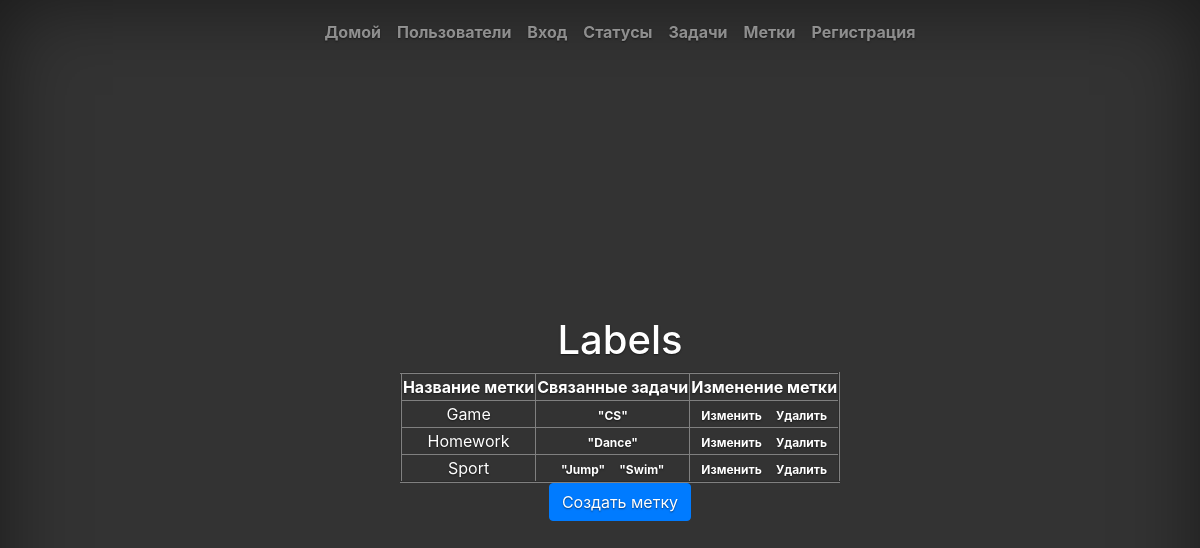
Screenshot of /labels/ with the database file from the repository.
### tasks/models.py (models this page shows, shortened)
class Label(models.Model):
    name = models.CharField('Имя', max_length=70, unique=True)
    class Meta():
        ordering = ['name']

class Task(models.Model):
    name = models.CharField('Имя', max_length=50, null=True, blank=True)
    description = models.TextField('Описание', max_length=150, null=True, blank=True)
    task_status = models.ForeignKey(TaskStatus, verbose_name='Статус', null=True, blank=True, on_delete=models.PROTECT)
    creator = models.ForeignKey(CustomUser, verbose_name='Автор', on_delete=models.CASCADE, null=True, blank=True, related_name='creator')
    assigned_to = models.ForeignKey(CustomUser, verbose_name='Исполнитель', on_delete=models.PROTECT, null=True, blank=True, related_name='assigned')
    label = models.ManyToManyField(Label, through='RelatedModel', through_fields=('task', 'label'), blank=True, verbose_name='Метки')
    class Meta():
        ordering = ['name']
    def __str__(self):
        return self.name

### task_manager/views.py (the view)
# urls.py: path('labels/', views.ListLabelsView.as_view(), name='labels_list'),
class ListLabelsView(generic.ListView):
    model = Label
    template_name = 'labels_index.html'

### task_manager/templates/labels_index.html (shortened to what this page needs)
{% extends 'index.html' %}
{% load bootstrap4 %}
{% load i18n %}
{% block welcome %}
	<h1>Labels</h1>
		<table border="2" align="center">
			<tr>
				<th>Название метки</th>
				<th>Связанные задачи</th>
				<th>Изменение метки</th>
			</tr>
			{% for label in object_list %}
				<tr>
					<td><a href={% url 'label' label.id %}>{{ label.name }}</a></td>
					<td>
						{% for task in label.task_set.all %}
							<a class="badge badge-infop-2" href={% url 'label' label.id %}>"{{ task }}"</a>
						{% endfor %}
					</td>
					<td>
						<a class="badge badge-infop-2" href={% url 'update_label' label.id %}>Изменить</a>
						<a class="badge badge-infop-2" href={% url 'delete_label' label.id %}>Удалить</a>
					</td>
				</tr>
			{% endfor %}
		</table>
	<a class="btn btn-primary" href={% url 'create_label' %}>{% translate "Создать метку" %}</a>
{% endblock %}

### task_manager/static/css/cover.css (style rules this page uses)
a, a:focus, a:hover { color: #fff; }
html, body { height: 100%; background-color: #333; }
body { display: -ms-flexbox; display: -webkit-box; display: flex; -ms-flex-pack: center; -webkit-box-pack: center; justify-content: center; color: #fff; text-shadow: 0 .05rem .1rem rgba(0, 0, 0, .5); box-shadow: inset 0 0 5rem rgba(0, 0, 0, .5); }

### rows the page displays
Label: name "Game"
Task: name "CS"
Label: name "Homework"
Task: name "Dance"
Label: name "Sport"
Task: name "Jump"
Task: name "Swim"
